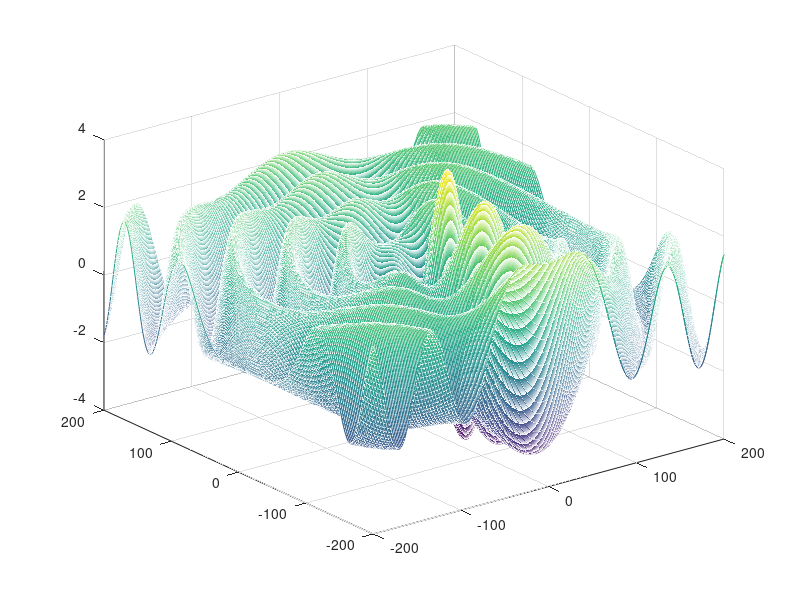
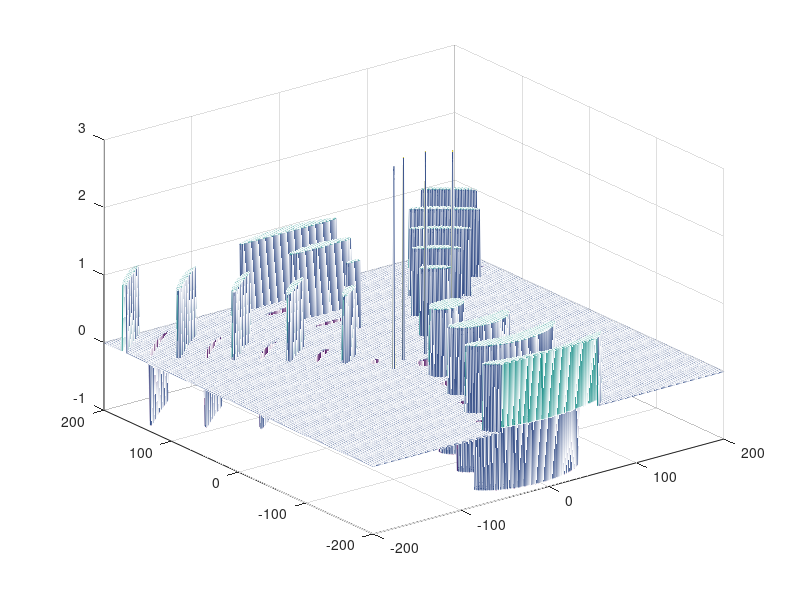
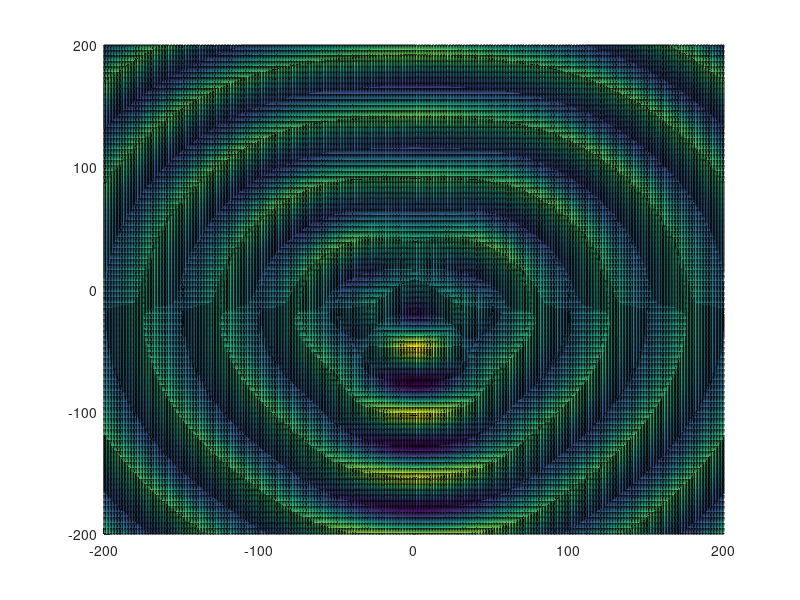
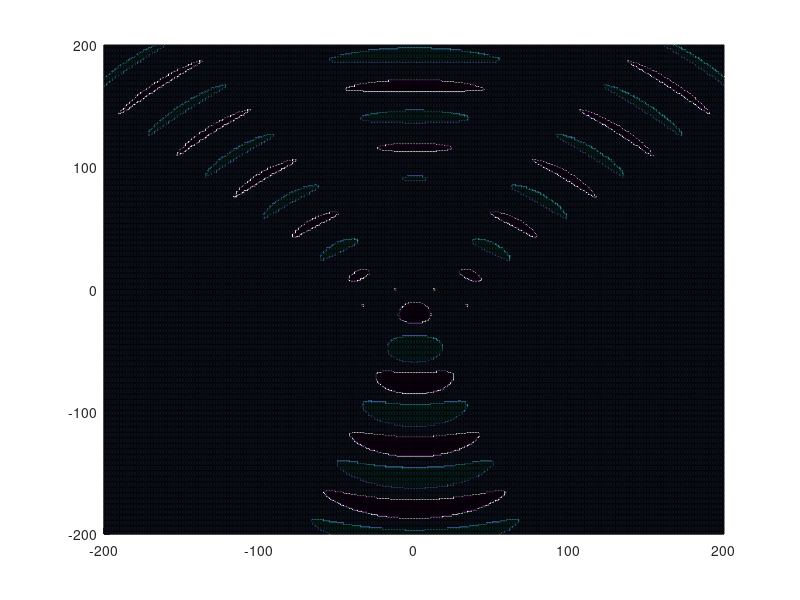

Write the MATLAB code that produced these figures, in order.
#############################
######### variables #########
#############################

clear all;
close all;

minimum_value = 0.9;
minimum_value_global = 1.8;

matrix_size = 200;
number_of_points = 2 * matrix_size + 1;

reference_x_pos = 0;
reference_y_pos = 0;

antenna_1_x_pos = -12;
antenna_1_y_pos = 0;
antenna_1_enable = 1;

antenna_2_x_pos = 13;
antenna_2_y_pos = 0;
antenna_2_enable = 1;

antenna_3_x_pos = -33;
antenna_3_y_pos = -13;
antenna_3_enable = 1;

antenna_4_x_pos = 34;
antenna_4_y_pos = -13;
antenna_4_enable = 1;

wave_length = 50;

angle_offset = 0;

#############################
###### create the mesh ######
#############################

frequency = (2 * pi) / wave_length;
radian_offset = angle_offset * pi / 180;

space_reference_x = linspace(-matrix_size-reference_x_pos,matrix_size-reference_x_pos,number_of_points) ;
space_reference_y = linspace(-matrix_size-reference_y_pos,matrix_size-reference_y_pos,number_of_points) ;

space_antenna_1_x = linspace(-matrix_size-antenna_1_x_pos,matrix_size-antenna_1_x_pos,number_of_points) ;
space_antenna_1_y = linspace(-matrix_size-antenna_1_y_pos,matrix_size-antenna_1_y_pos,number_of_points) ;

space_antenna_2_x = linspace(-matrix_size-antenna_2_x_pos,matrix_size-antenna_2_x_pos,number_of_points) ;
space_antenna_2_y = linspace(-matrix_size-antenna_2_y_pos,matrix_size-antenna_2_y_pos,number_of_points) ;

space_antenna_3_x = linspace(-matrix_size-antenna_3_x_pos,matrix_size-antenna_3_x_pos,number_of_points) ;
space_antenna_3_y = linspace(-matrix_size-antenna_3_y_pos,matrix_size-antenna_3_y_pos,number_of_points) ;

space_antenna_4_x = linspace(-matrix_size-antenna_4_x_pos,matrix_size-antenna_4_x_pos,number_of_points) ;
space_antenna_4_y = linspace(-matrix_size-antenna_4_y_pos,matrix_size-antenna_4_y_pos,number_of_points) ;

mesh_antenna_1_value = zeros(number_of_points,number_of_points);
mesh_antenna_2_value = zeros(number_of_points,number_of_points);
mesh_antenna_3_value = zeros(number_of_points,number_of_points);
mesh_antenna_4_value = zeros(number_of_points,number_of_points);

[antenna_1_x,antenna_1_y] = meshgrid(space_antenna_1_x,space_antenna_1_y);
[antenna_2_x,antenna_2_y] = meshgrid(space_antenna_2_x,space_antenna_2_y);
[antenna_3_x,antenna_3_y] = meshgrid(space_antenna_3_x,space_antenna_3_y);
[antenna_4_x,antenna_4_y] = meshgrid(space_antenna_4_x,space_antenna_4_y);

#############################
#### calculate the values ###
#############################

distance_antenna_1_value = sqrt(antenna_1_x.*antenna_1_x + antenna_1_y.*antenna_1_y);
distance_antenna_2_value = sqrt(antenna_2_x.*antenna_2_x + antenna_2_y.*antenna_2_y);
distance_antenna_3_value = sqrt(antenna_3_x.*antenna_3_x + antenna_3_y.*antenna_3_y);
distance_antenna_4_value = sqrt(antenna_4_x.*antenna_4_x + antenna_4_y.*antenna_4_y);

mesh_antenna_1_value = antenna_1_enable * cos(frequency*distance_antenna_1_value);
mesh_antenna_2_value = antenna_2_enable * cos(frequency*distance_antenna_2_value + radian_offset);
mesh_antenna_3_value = antenna_3_enable * cos(frequency*distance_antenna_3_value - radian_offset);
mesh_antenna_4_value = antenna_4_enable * cos(frequency*distance_antenna_4_value + (2 * radian_offset));

mesh_antenna_value = mesh_antenna_1_value + mesh_antenna_2_value + mesh_antenna_3_value + mesh_antenna_4_value;

mesh_antenna_1_boolean = zeros(number_of_points,number_of_points);
mesh_antenna_2_boolean = zeros(number_of_points,number_of_points);
mesh_antenna_3_boolean = zeros(number_of_points,number_of_points);
mesh_antenna_4_boolean = zeros(number_of_points,number_of_points);
mesh_antenna_5_boolean = zeros(number_of_points,number_of_points);

mesh_antenna_boolean = zeros(number_of_points,number_of_points);

for i=1:number_of_points
    for j=1:number_of_points
        if (mesh_antenna_1_value(i,j) > minimum_value)
            mesh_antenna_1_boolean(i,j) = 1;
        endif
        if (mesh_antenna_1_value(i,j) < -minimum_value)
            mesh_antenna_1_boolean(i,j) = -1;
        endif
        if (mesh_antenna_2_value(i,j) > minimum_value)
            mesh_antenna_2_boolean(i,j) = 1;
        endif
        if (mesh_antenna_2_value(i,j) < -minimum_value)
            mesh_antenna_2_boolean(i,j) = -1;
        endif
        if (mesh_antenna_3_value(i,j) > minimum_value)
            mesh_antenna_3_boolean(i,j) = 1;
        endif
        if (mesh_antenna_3_value(i,j) < -minimum_value)
            mesh_antenna_3_boolean(i,j) = -1;
        endif
        if (mesh_antenna_4_value(i,j) > minimum_value)
            mesh_antenna_4_boolean(i,j) = 1;
        endif
        if (mesh_antenna_4_value(i,j) < -minimum_value)
            mesh_antenna_4_boolean(i,j) = -1;
        endif
    endfor
endfor

mesh_antenna_1_boolean(number_of_points-matrix_size+antenna_1_y_pos,number_of_points-matrix_size+antenna_1_x_pos) = 3;
mesh_antenna_2_boolean(number_of_points-matrix_size+antenna_2_y_pos,number_of_points-matrix_size+antenna_2_x_pos) = 3;
mesh_antenna_3_boolean(number_of_points-matrix_size+antenna_3_y_pos,number_of_points-matrix_size+antenna_3_x_pos) = 3;
mesh_antenna_4_boolean(number_of_points-matrix_size+antenna_4_y_pos,number_of_points-matrix_size+antenna_4_x_pos) = 3;

#mesh_antenna_boolean = mesh_antenna_1_boolean + mesh_antenna_2_boolean + mesh_antenna_3_boolean + mesh_antenna_4_boolean + mesh_antenna_5_boolean;

for i=1:number_of_points
    for j=1:number_of_points
        if (mesh_antenna_value(i,j) > minimum_value_global)
            mesh_antenna_boolean(i,j) = 1;
        endif
        if (mesh_antenna_value(i,j) < -minimum_value_global)
            mesh_antenna_boolean(i,j) = -1;
        endif
    endfor
endfor

mesh_antenna_boolean(number_of_points-matrix_size+antenna_1_y_pos,number_of_points-matrix_size+antenna_1_x_pos) = 3;
mesh_antenna_boolean(number_of_points-matrix_size+antenna_2_y_pos,number_of_points-matrix_size+antenna_2_x_pos) = 3;
mesh_antenna_boolean(number_of_points-matrix_size+antenna_3_y_pos,number_of_points-matrix_size+antenna_3_x_pos) = 3;
mesh_antenna_boolean(number_of_points-matrix_size+antenna_4_y_pos,number_of_points-matrix_size+antenna_4_x_pos) = 3;

#############################
####### plot the mesh #######
#############################

#{
figure(2) ;
mesh(space_antenna_1_x,space_antenna_1_y,mesh_antenna_1_value) ;

figure(3) ;
mesh(space_antenna_1_x,space_antenna_1_y,mesh_antenna_2_value) ;

figure(2) ;
mesh(space_antenna_1_x,space_antenna_1_y,mesh_antenna_1_boolean) ;

figure(3) ;
mesh(space_antenna_1_x,space_antenna_1_y,mesh_antenna_2_boolean) ;

figure(4) ;
mesh(space_antenna_1_x,space_antenna_1_y,mesh_antenna_3_boolean) ;

figure(5) ;
mesh(space_antenna_1_x,space_antenna_1_y,mesh_antenna_4_boolean) ;

figure(6) ;
mesh(space_antenna_1_x,space_antenna_1_y,mesh_antenna_5_boolean) ;
#}

figure(1) ;
mesh(space_reference_x,space_reference_y,mesh_antenna_value) ;

figure(7) ;
mesh(space_reference_x,space_reference_y,mesh_antenna_boolean) ;

figure(11) ;
surface(space_reference_x,space_reference_y,mesh_antenna_value) ;

figure(17) ;
surface(space_reference_x,space_reference_y,mesh_antenna_boolean) ;
